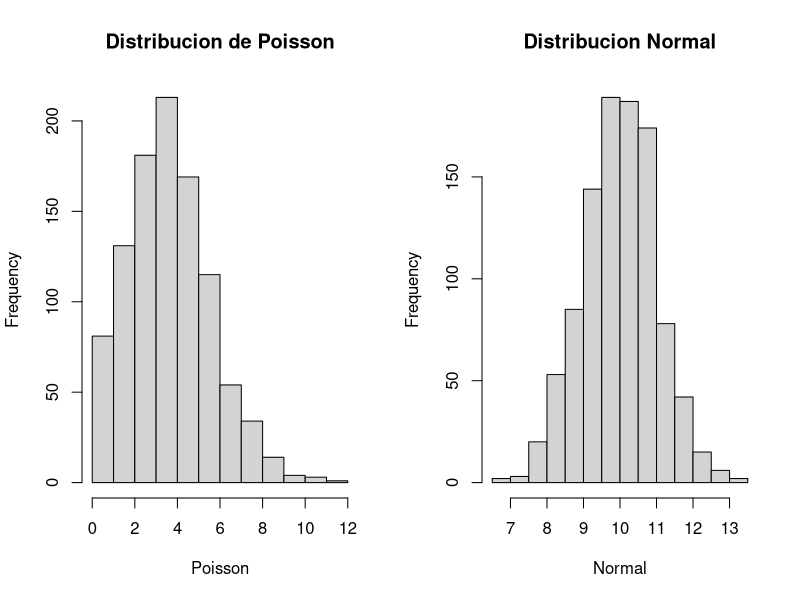

Reproduce this figure in R. (Note: this script raises an error after producing the figure.)
## ---- chunk 1
Poisson <- rpois(1000, lambda = 4)
Normal <- rnorm(1000, 10)
par(mfrow = c(1,2))
hist(Poisson, main = "Distribucion de Poisson")
hist(Normal, main = "Distribucion Normal")
par(mfrow = c(1,1))
## ---- chunk 2
knitr::include_graphics(path = "figs/rosana1.png")
